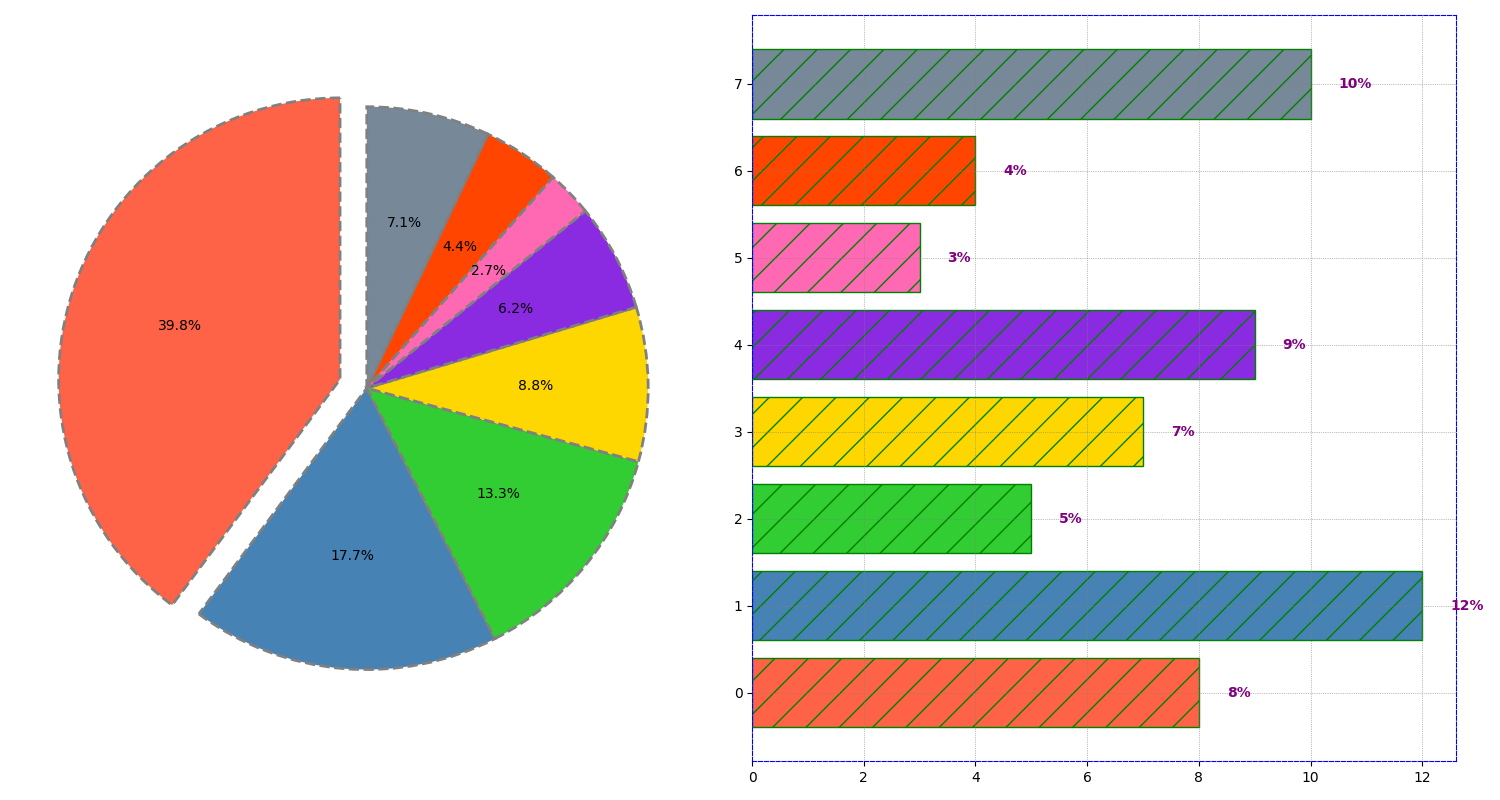

Reproduce this figure in Python.
import matplotlib.pyplot as plt
import numpy as np

# Updated departments and corresponding data points
departments = ['R&D', 'Marketing', 'Sales', 'HR', 'IT', 'Operations', 'Legal', 'Finance']
expenditure = [45, 20, 15, 10, 7, 3, 5, 8]  # in millions
growth_rates = [8, 12, 5, 7, 9, 3, 4, 10]

# Updated color scheme to match the increased dataset
colors = ['#FF6347', '#4682B4', '#32CD32', '#FFD700', '#8A2BE2', '#FF69B4', '#FF4500', '#778899']
explode = (0.1, 0, 0, 0, 0, 0, 0, 0)

fig, (ax1, ax2) = plt.subplots(1, 2, figsize=(15, 8))

wedges, texts, autotexts = ax1.pie(
    expenditure, explode=explode, colors=colors, autopct='%1.1f%%',
    startangle=90, shadow=False, wedgeprops=dict(edgecolor='gray', linestyle='--', linewidth=2.0))

y_pos = np.arange(len(departments))
ax2.barh(y_pos, growth_rates, color=colors, hatch="/", edgecolor='green')

for i, v in enumerate(growth_rates):
    ax2.text(v + 0.5, i, f"{v}%", color='purple', va='center', fontweight='bold')

ax2.grid(True, which='both', linestyle='dotted', linewidth=0.5, color='grey')

for spine in ax2.spines.values():
    spine.set_edgecolor('blue')
    spine.set_linestyle('dashed')

plt.tight_layout()
plt.show()
